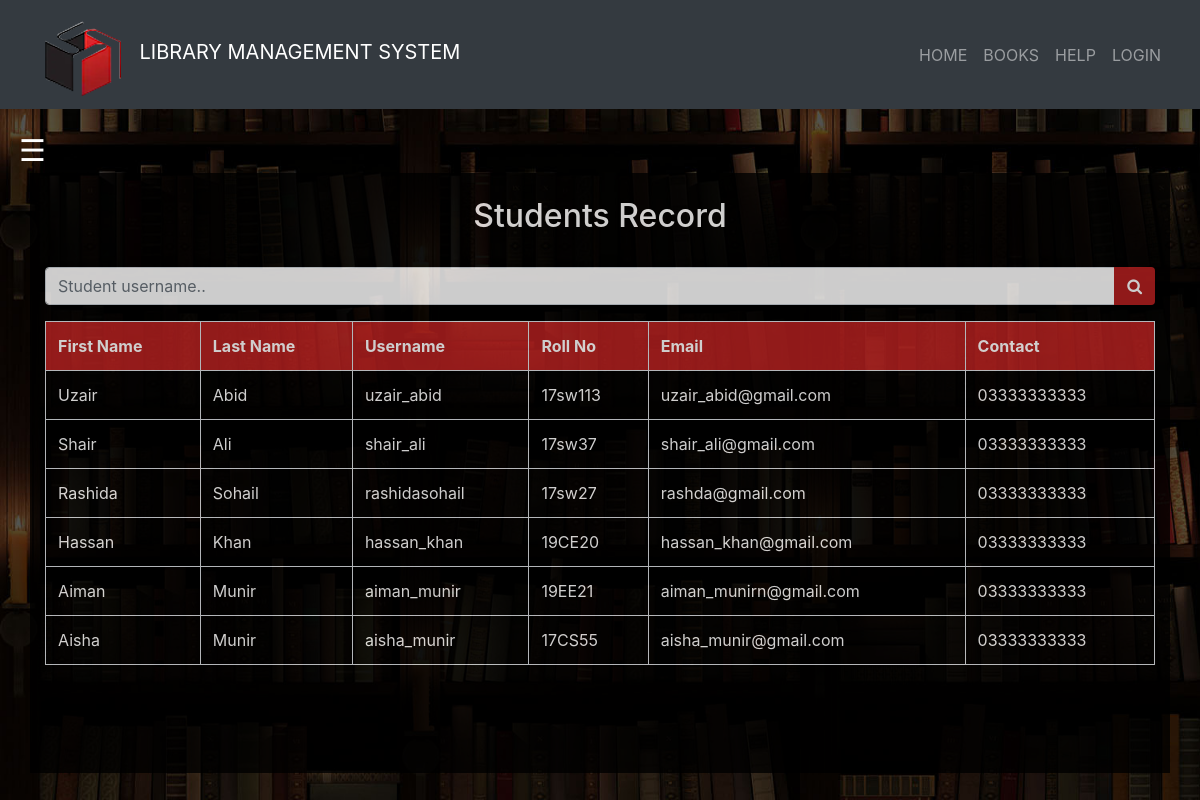
The page /admin/student.php on the database its author committed.
### tables this page shows
CREATE TABLE `student` (
  `firstname` varchar(100) NOT NULL,
  `lastname` varchar(100) NOT NULL,
  `username` varchar(100) NOT NULL,
  `password` varchar(100) NOT NULL,
  `rollno` varchar(100) NOT NULL,
  `email` varchar(100) NOT NULL,
  `phone` varchar(100) NOT NULL
);

### admin/student.php (the view, shortened to what this page needs)
<?php
  include "connection.php";
  include "navbar.php";
?>
<!DOCTYPE html>
<html>
		<head>
		</head>
		<body>
					<div id="main">
							<span style="font-size:30px;cursor:pointer;color:white" onclick="openNav()">&#9776;</span>
				<div class="container">
						<br>
						<h2 style="text-align:center">Students Record</h2>
						<div class="srch">
									<form method="post" name="form1" >
											<div class="input-group mb-3">
												    <input class="form-control" type="text" name="search" placeholder="Student username.." required="" style="width:200px">
													<div class="input-group-append">
														<button style="background-color:#b52020;color:white" type="submit" name="submit" class="btn btn-default">
														<i class="fa fa-search"></i>
														</button>
													</div>
											</div>
									</form>
							</div>
							<div class="table-wrapper-scroll-y my-custom-scrollbar">
							     <?php
								        if(isset($_POST['submit'])){
												$q=mysqli_query($db,"SELECT firstname,lastname,username,rollno,email,phone FROM `student` where username like '%$_POST[search]%' ");
												if(mysqli_num_rows($q)==0){
													echo "Sorry! No student found with that username. Try searching again.";
												}
												else{
														echo "<table class='table table-bordered' >";
														echo "<tr style='background-color: #b52020;'>";
														echo "<th>"; echo "First Name";	echo "</th>";
														echo "<th>"; echo "Last Name";  echo "</th>";
														echo "<th>"; echo "Username";  echo "</th>";
														echo "<th>"; echo "Roll No";  echo "</th>";
														echo "<th>"; echo "Email";  echo "</th>";
														echo "<th>"; echo "Contact";  echo "</th>";
														echo "</tr>";
														while($row=mysqli_fetch_assoc($q)){
															echo "<tr>";
															echo "<td>"; echo $row['firstname']; echo "</td>";
															echo "<td>"; echo $row['lastname']; echo "</td>";
															echo "<td>"; echo $row['username']; echo "</td>";
															echo "<td>"; echo $row['rollno']; echo "</td>";
															echo "<td>"; echo $row['email']; echo "</td>";
															echo "<td>"; echo $row['phone']; echo "</td>";
															echo "</tr>";
														}
														echo "</table>";
									            }
							        	}
								        else{
												$res=mysqli_query($db,"SELECT firstname,lastname,username,rollno,email,phone FROM `student`;");
												echo "<table class='table table-bordered table-hover' >";
												echo "<tr style='background-color: #b52020;'>";
												echo "<th>"; echo "First Name";	echo "</th>";
												echo "<th>"; echo "Last Name";  echo "</th>";
												echo "<th>"; echo "Username";  echo "</th>";
												echo "<th>"; echo "Roll No";  echo "</th>";
												echo "<th>"; echo "Email";  echo "</th>";
												echo "<th>"; echo "Contact";  echo "</th>";
												echo "</tr>";
												while($row=mysqli_fetch_assoc($res)){
														echo "<tr>";
														echo "<td>"; echo $row['firstname']; echo "</td>";
														echo "<td>"; echo $row['lastname']; echo "</td>";
														echo "<td>"; echo $row['username']; echo "</td>";
														echo "<td>"; echo $row['rollno']; echo "</td>";
														echo "<td>"; echo $row['email']; echo "</td>";
														echo "<td>"; echo $row['phone']; echo "</td>";
														echo "</tr>";
												}
											    echo "</table>";
								        }
							    ?>
					       </div>
				</div>
		</body>
</html>

### admin/style.css (style rules this page uses)
html, body, div, span, object, iframe, h1, h2, h3, h4, h5, h6, p, blockquote, pre, abbr, address, cite, code, del, dfn, em, img, ins, kbd, q, samp, small, strong, sub, sup, var, b, i, dl, dt, dd, ol, ul, li, fieldset, form, label, legend, table, caption, tbody, tfoot, thead, tr, th, td, article, aside, canvas, details, figcaption, figure, footer, header, hgroup, menu, nav, section, summary, time, mark, audio, video { margin:0; padding:0; border:0; outline:0; font-size:100%; vertical-align:baseline; background:transparent; }
body { line-height:1; }
table { border-collapse:collapse; border-spacing:0; }
input, select { vertical-align:middle; }
input { height:25px; width:300px; }

### admin/student.php (style rules this page uses)
.my-custom-scrollbar { position: relative; height: 350px; overflow: auto; }
.table-wrapper-scroll-y { display: block; }
body { height:720px; background-image:url("images/book_list.jpg"); background-size: 100% 800px; background-repeat: no-repeat; }
.container { height: 600px; background-color: black; opacity: .8; color: white; }
td { color:white; }
#main { transition: margin-left .5s; padding: 19px; }
th { color:white; }

### rows shown on the page
student: firstname "Uzair", lastname "Abid", username "uzair_abid", rollno "17sw113", email "uzair_abid@gmail.com", phone "03333333333"
student: firstname "Shair", lastname "Ali", username "shair_ali", rollno "17sw37", email "shair_ali@gmail.com", phone "03333333333"
student: firstname "Rashida", lastname "Sohail", username "rashidasohail", rollno "17sw27", email "rashda@gmail.com", phone "03333333333"
student: firstname "Hassan", lastname "Khan", username "hassan_khan", rollno "19CE20", email "hassan_khan@gmail.com", phone "03333333333"
student: firstname "Aiman", lastname "Munir", username "aiman_munir", rollno "19EE21", email "aiman_munirn@gmail.com", phone "03333333333"
student: firstname "Aisha", lastname "Munir", username "aisha_munir", rollno "17CS55", email "aisha_munir@gmail.com", phone "03333333333"
